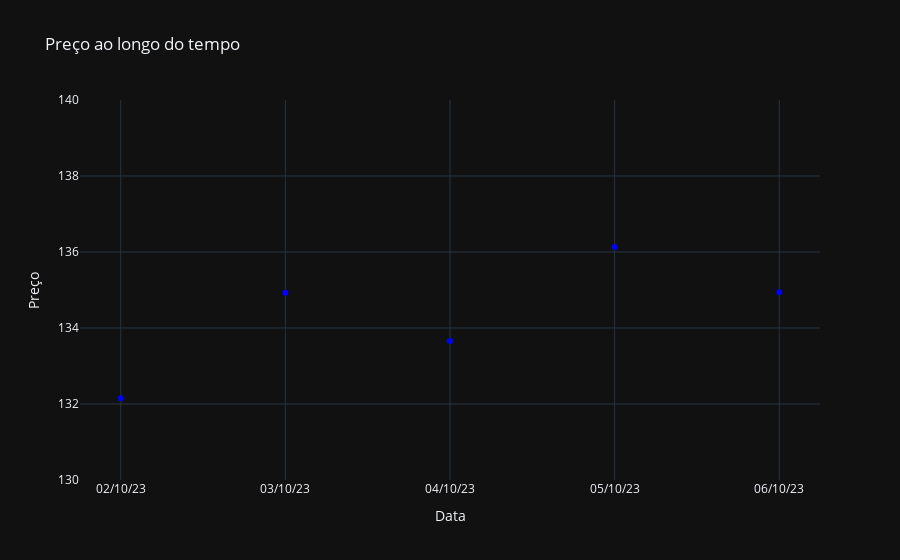

This figure's notebook cell:
### Markdown cell above
# Visualização dos pontos gráfico

### Code cell
df_visual = pd.DataFrame({
    'Date': ['02/10/23', '03/10/23', '04/10/23', '05/10/23', '06/10/23'],
    'Price': [132.15, 134.93, 133.66, 136.13, 134.94]
})

fig = px.scatter(x=df_visual['Date'] , y=df_visual['Price'],
                 title='Preço ao longo do tempo',
                 labels={'x': 'Data', 'y': 'Preço'},
                 color_discrete_sequence=['blue'],
                 template='plotly_dark')
fig.update_yaxes(range=[130, 140])
fig.show()

### Figure 1 — Plotly figure (JSON) as saved in the notebook; plotly's stock layout.template omitted (floating-point values rounded to 4 significant figures)
{"data": [{"hovertemplate": "Data=%{x}<br>Preço=%{y}<extra></extra>", "legendgroup": "", "marker": {"color": "blue", "symbol": "circle"}, "mode": "markers", "name": "", "orientation": "v", "showlegend": false, "type": "scatter", "x": ["02/10/23", "03/10/23", "04/10/23", "05/10/23", "06/10/23"], "xaxis": "x", "y": [132.2, 134.9, 133.7, 136.1, 134.9], "yaxis": "y"}], "layout": {"legend": {"tracegroupgap": 0}, "title": {"text": "Preço ao longo do tempo"}, "xaxis": {"anchor": "y", "domain": [0, 1], "title": {"text": "Data"}}, "yaxis": {"anchor": "x", "domain": [0, 1], "range": [130, 140], "title": {"text": "Preço"}}}}
